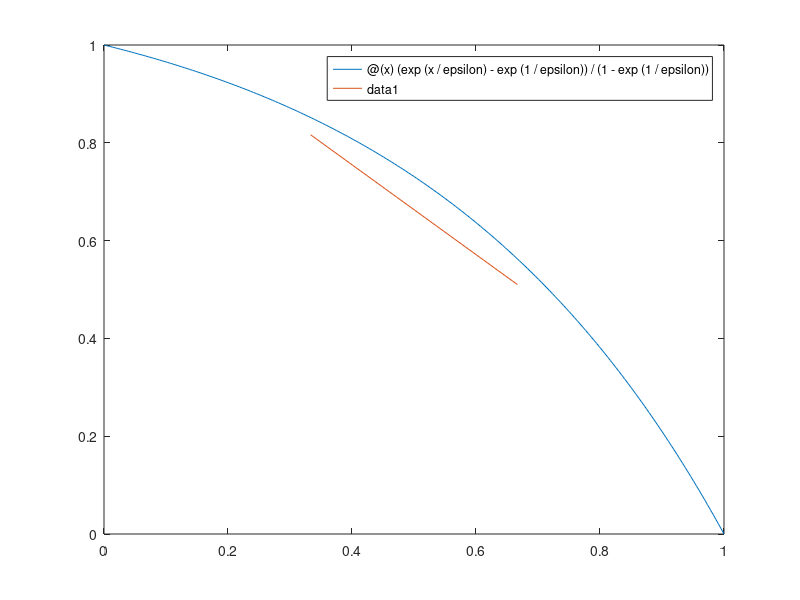

The MATLAB script that drew this image:
%Parameters
N = 3;
epsilon = 1/2;
h = 1/N;

%Initializing matrices
A = zeros(N-1);
D = zeros(N-1);
E = zeros(N-1);
F = zeros(N-1);
%Creating elements 1,1 and 1,2
A(1,1) = 2*epsilon/h^2 + 1/h;
D(1,1) = A(1,1);
A(1,2) = -epsilon/h^2;
F(1,2) = -A(1,2);
%Creating elements 2,1 to N-2,N-1.
for ii=2:N-2
    A(ii,ii-1) = -epsilon/h^2 - 1/h; 
    E(ii,ii-1) = -A(ii,ii-1);
    A(ii,ii) = 2*epsilon/h^2 + 1/h;
    D(ii,ii) = A(ii,ii);
    A(ii,ii+1) = -epsilon/h^2;
    F(ii,ii+1) = -A(ii,ii+1);
end
%Creating elements N-1,N-2 and N-1,N-1
A(N-1,N-2) = -epsilon/h^2 - 1/h; 
E(N-1,N-2) = -A(N-1,N-2);
A(N-1,N-1) = 2*epsilon/h^2 + 1/h;
D(N-1,N-1) = A(N-1,N-1);

%Reference solution (remove the percentage to plot)
u_ref = @(x) (exp(x/epsilon) - exp(1/epsilon)) / (1 - exp(1/epsilon));
fplot(u_ref, [0,1]);
hold on

%Jacobi matrix
B_jac = eye(N-1) - inv(D)*A;

%Eigenvalues
e_jac = eig(B_jac);

%Spectral radius
e_max_jac = max(abs(e_jac));

%right hand side
f = zeros(N-1, 1);
f(1) = epsilon/h^2 + 1/h

u = A\f;
plot(h:h:1-h, u)

%test1
%disp(A)
%disp('D = ')
%disp(D)
%disp('E = ')
%disp(E)
%disp('F = ')
%disp(F)

%test2
%if (A == D-E-F)
%    disp('Correct')
%end

